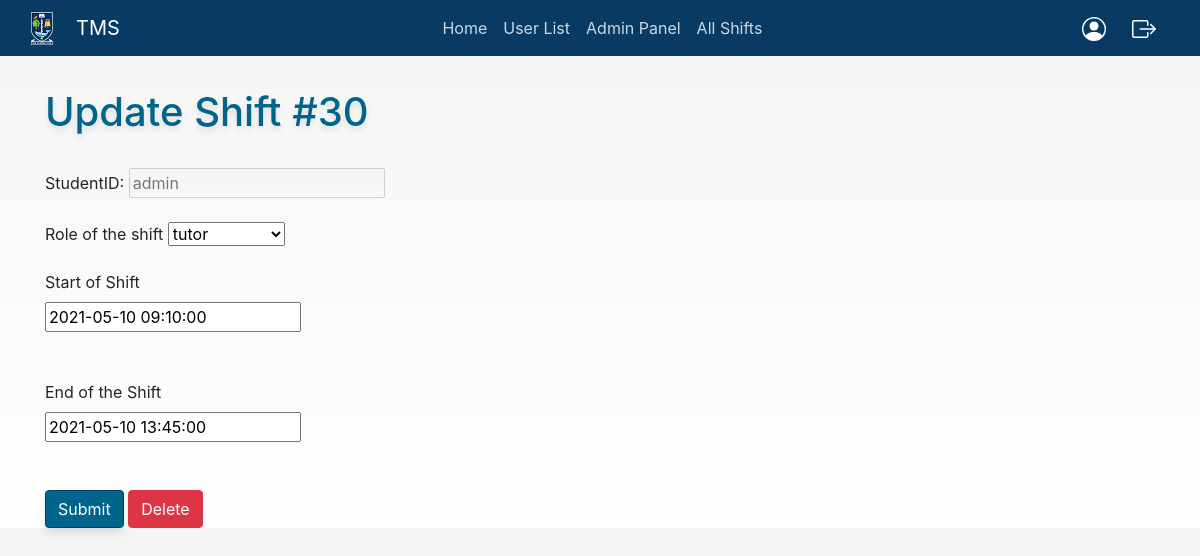
The page /update_shift/30 (signed in) on the database its author committed.
### timesheet/models.py (models this page shows, shortened)
class Shift(models.Model):
    studentID = models.ForeignKey(User, blank=True, null=True, on_delete=models.CASCADE)
    date = models.DateTimeField('Date added', auto_now_add=True)
    role = models.ForeignKey(Roles, null=True, on_delete=models.SET_NULL)
    startHour = models.DateTimeField('Time started working')
    endHour = models.DateTimeField('Time finished working')
    verified = models.BooleanField(default=False)
    paid = models.BooleanField(default=False)

### timesheet/views.py (the view)
# urls.py: path('update_shift/<shift_id>', views.update_shift, name='update-shift'),
def update_shift(request, shift_id):
    shift = Shift.objects.get(pk=shift_id)
    if request.user == shift.studentID:
        if shift.verified:
            messages.success(request, "Shift #" + shift_id + " has been already verified and can't be modified anymore")
            return redirect('shifts')
        else:
            form = ShiftForm(request.POST or None, instance=shift)
            if form.is_valid():
                form.save()
                messages.success(request,"Shift #" +shift_id +" updated successfully")
                return redirect('shifts')
        return render(request, 'timesheet/update_shift.html', {
                'shift': shift,
                'form': form})
    else:
        messages.success(request, "You don't have permission to modify #" + shift_id +". Don't be sneaky!!!")
        return redirect('shifts')

### timesheet/form.py
class ShiftForm(ModelForm):
    class Meta:
        model = Shift
        exclude = ['studentID']         # Will be taken from the request
        fields = ('role', 'startHour','endHour')
        labels = {
            'startHour': 'Start of Shift',
            'endHour': 'End of Shift',
            }
        widgets = {
            'role': forms.Select(attrs={'class':'form-select'}),
            'startHour': DateTimePicker(attrs={
                    'data-target': '#datetimepicker1',
                }),
            'endHour': DateTimePicker(attrs={
                'data-target': '#datetimepicker2'
            })
        }

### timesheet/models.py (called while the page is built)
    def __str__(self):
        return self.name

### templates/timesheet/update_shift.html (shortened to what this page needs)
{% extends 'timesheet/base.html' %}
    {% block content %}
        <h1>Update Shift #{{ shift.id }}</h1>
        <br/>
        <form action="" method=POST>
        StudentID: <input class="col-xs-2" id="disabledInput" type="text" placeholder="{{ user }}" disabled> <br/> <br/>
        Role of the shift {{ form.role }} <br/> <br/>
        <label for="disabledTextInput" class="form-label">Start of Shift</label>
        <div class="col-xs-2">{{  form.startHour }}</div> <br/> <br/>
        <label for="disabledTextInput" class="form-label">End of the Shift</label>
        <div class="col-xs-2">{{  form.endHour }}</div> <br/> <br/>
            <input type="submit" value="Submit" class="btn btn-primary">
            <a class="btn btn-danger" href="{% url 'delete-shift' shift.id %}" role="button">Delete</a>
        </form>
    {% endblock %}

### static/css/homepage.css (style rules this page uses)
.btn-primary { background-color: #00648b; border-color: #093a63; box-shadow: 0px 5px 10px rgba(0, 0, 0, 0.1); }
body { background-image: linear-gradient(#f4f4f4, #ffffff); }
h1 { color: #00648b; text-shadow: 0px 4px 6px rgba(0, 0, 0, 0.1);; }

### rows shown on the page
Shift: id "30", role "tutor", startHour "2021-05-10 09:10:00", endHour "2021-05-10 13:45:00"
